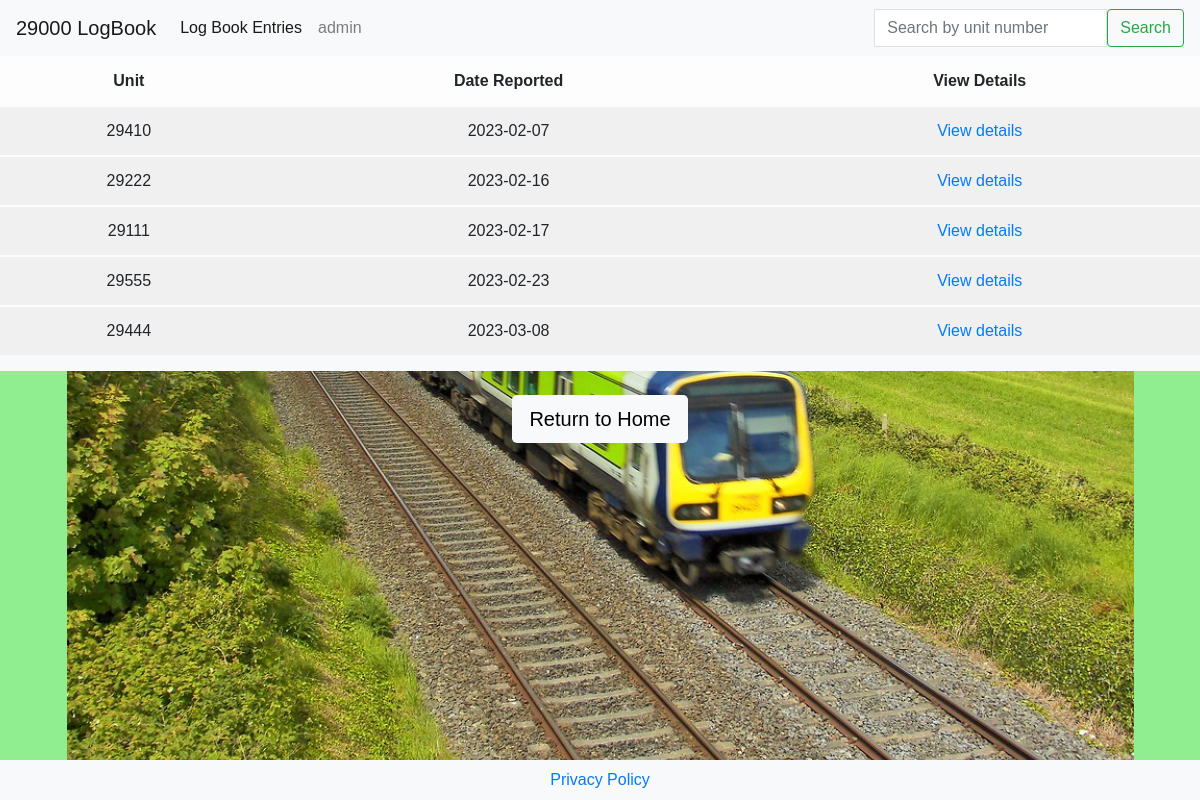
The page /open_reports.html on the database its author committed.
### report/models.py (models this page shows, shortened)
class Logbook_report(models.Model):
    Grade = models.CharField(max_length=25, default='Driver')
    driver_name = models.CharField(max_length=50)
    driver_email = models.EmailField(blank=True)  # blank =  make optional
    unit = models.IntegerField(default=29)
    location_at_time_of_fault = models.TextField(max_length=60)
    time_of_fault = models.TimeField(null=True, blank=True)
    date_of_fault = models.TextField()
    details_of_defect = models.TextField()
    report_read = models.BooleanField(default=False)
    work_order_created = models.BooleanField(default=False)
    driver_responded_to = models.BooleanField(default=False)
    work_order_closed = models.BooleanField(default=False)
    work_order_number = models.IntegerField(null=True)
    Depot_feedback = models.TextField(max_length=300, default='Copy SAP longtext here')
    class Meta:
        ordering = ['date_of_fault']

### report/views.py (the view, shortened to what this page needs)
# urls.py: path('open_reports.html', views.reports_list, name='reports_list'),
def reports_list(request):
    reports = Logbook_report.objects.filter(report_read=True)
    query = None
    categories = None
    sort = None
    direction = None
    current_sorting = f'{sort}_{direction}'
    context = {
        'reports': reports,
        'search_term': query,
        'current_sorting': current_sorting,
    }
    return render(request, 'open_reports.html', context)

### report/templates/open_reports.html
{% extends "base.html" %}
{% load static %}
{% load crispy_forms_tags%}
{% block content %}
<div class="table-align bg-light">
        <table class="text-align table table-striped table-light">
            <thead>
              <tr>
                <th scope="col">Unit</th>
                <th scope="col">Date Reported</th>
                <th scope="col">View Details</th>
              </tr>
            </thead>
             {% for report in reports %}
            <tbody>
              <tr>
                <td>{{ report.unit }}</td>
                <td>{{ report.date_of_fault }}</td>
                <td><a href="{% url 'report_detail' report.id %}">View details</a></td>
              </tr>
              {% empty %}
                <h3 class="text-align bg-dark text-white">There are no open work orders from reports to display at the moment.</h3>
              {% endfor %}
            </tbody>
          </table>
</div>
<div class="back-btn text-align">
  <a class=" bg-light btn btn-signup btn-lg" href="/">Return to Home</a>
</div>
{% endblock %}

### static/css/style.css (style rules this page uses)
body { background: lightgreen url("/media/29000\ _image.jpg") no-repeat center center; background-size: auto 100%; padding:0; margin:0; height:100%; font-family: 'Maven Pro', sans-serif; min-height: 100vh; display: flex; flex-direction: column; margin: 0; }
.text-align { text-align: center; }
.btn-signup { background-color:#F5F5F5; color:black; margin: 2%; }
div { margin: 0px; margin: 0; padding: 0; }
.back-btn { padding: 0; }

### rows shown on the page
Logbook_report: unit "29410", date_of_fault "2023-02-07"
Logbook_report: unit "29222", date_of_fault "2023-02-16"
Logbook_report: unit "29111", date_of_fault "2023-02-17"
Logbook_report: unit "29555", date_of_fault "2023-02-23"
Logbook_report: unit "29444", date_of_fault "2023-03-08"
